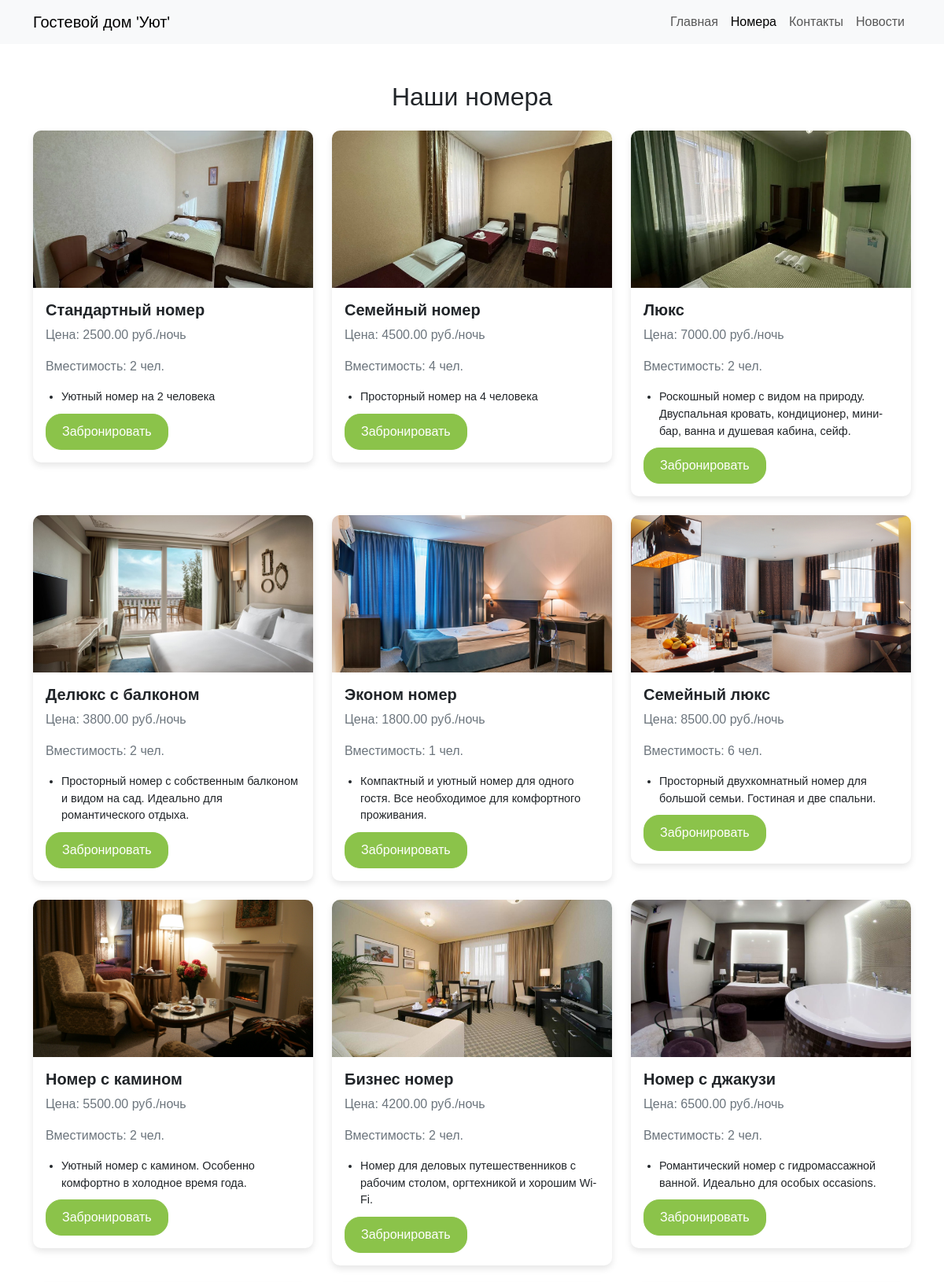
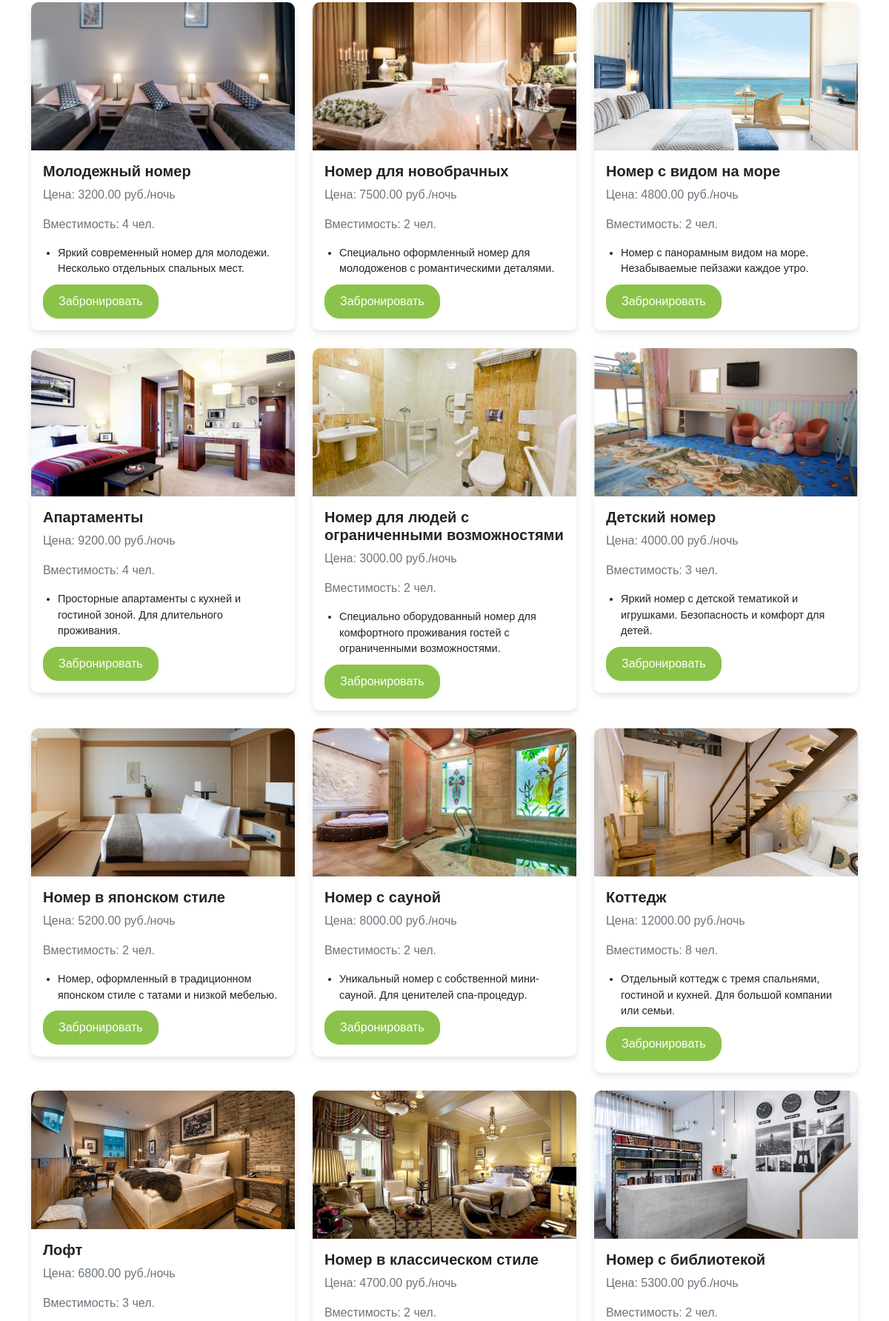
The page /rooms.php (upper part) on the database its author committed (2 pictures, top to bottom).
### tables this page shows
CREATE TABLE `rooms` (
  `id` int(11) NOT NULL,
  `name` varchar(100) NOT NULL,
  `price` decimal(10,2) NOT NULL,
  `capacity` int(11) NOT NULL,
  `description` text,
  `image_url` varchar(255) DEFAULT NULL
);

### rooms.php (the view, shortened to what this page needs)
<?php
include 'db/connect.php';
$rooms = $conn->query("SELECT * FROM rooms");
?>
<!DOCTYPE html>
<html lang="ru">
<head>
    <link href="https://cdn.jsdelivr.net/npm/bootstrap@5.3.0/dist/css/bootstrap.min.css" rel="stylesheet">
    <link href="css/rooms.css" rel="stylesheet">
    <link href="css/chat.css" rel="stylesheet">
</head>
<body>
    <div class="d-flex flex-column min-vh-100">
        <nav class="navbar navbar-expand-lg navbar-light bg-light">
            <div class="container">
                <a class="navbar-brand" href="index.php">Гостевой дом 'Уют'</a>
                <div class="collapse navbar-collapse" id="navbarNav">
                    <ul class="navbar-nav ms-auto">
                        <li class="nav-item">
                            <a class="nav-link" href="index.php">Главная</a>
                        </li>
                        <li class="nav-item">
                            <a class="nav-link active" href="rooms.php">Номера</a>
                        </li>
                        <li class="nav-item">
                            <a class="nav-link" href="contacts.php">Контакты</a>
                        </li>
                        <li class="nav-item">
                            <a class="nav-link" href="news.php">Новости</a>
                        </li>
                    </ul>
                </div>
            </div>
        </nav>
        <main class="flex-grow-1">
            <section class="py-5">
                <div class="container">
                    <h2 class="text-center mb-4">Наши номера</h2>
                    <div class="row">
                        <?php while ($room = $rooms->fetch_assoc()): ?>
                            <div class="col-md-4 mb-4">
                                <div class="card">
                                    <?php
                                    $image_url = $room['image_url'] ?? '';
                                    if ($image_url): ?>
                                        <img src="<?php echo htmlspecialchars($image_url); ?>" class="card-img-top" alt="<?php echo htmlspecialchars($room['name']); ?>">
                                    <?php else: ?>
                                        <div class="card-img-top bg-secondary text-white text-center py-3">Нет изображения</div>
                                    <?php endif; ?>
                                    <div class="card-body">
                                        <h5 class="card-title"><?php echo htmlspecialchars($room['name']); ?></h5>
                                        <p class="card-text">Цена: <?php echo htmlspecialchars($room['price']); ?> руб./ночь</p>
                                        <p class="card-text">Вместимость: <?php echo htmlspecialchars($room['capacity']); ?> чел.</p>
                                        <div class="description-list">
                                            <?php
                                            $description = $room['description'] ?? '';
                                            $description_items = array_filter(explode("\n", $description));
                                            if (!empty($description_items)): ?>
                                                <ul>
                                                    <?php foreach ($description_items as $item): ?>
                                                        <li><?php echo htmlspecialchars(trim($item)); ?></li>
                                                    <?php endforeach; ?>
                                                </ul>
                                            <?php else: ?>
                                                <p class="card-text">Описание: Не указано</p>
                                            <?php endif; ?>
                                        </div>
                                        <a href="booking.php?room_id=<?php echo $room['id']; ?>" class="btn btn-primary">Забронировать</a>
                                    </div>
                                </div>
                            </div>
                        <?php endwhile; ?>
                    </div>
                </div>
            </section>
        </main>
    </div>
</body>
</html>

### css/rooms.css (style rules this page uses)
body { margin: 0; font-family: 'Arial', sans-serif; }
.d-flex { display: flex; flex-direction: column; min-height: 100vh; }
main { flex-grow: 1; }
.card { border: none; border-radius: 10px; box-shadow: 0 4px 8px rgba(0, 0, 0, 0.1); }
.card-img-top { border-top-left-radius: 10px; border-top-right-radius: 10px; max-height: 200px; object-fit: cover; }
.card-title { font-size: 1.25rem; font-weight: 600; }
.card-text { color: #6c757d; }
.btn-primary { background-color: #8bc34a; border-color: #8bc34a; border-radius: 20px; padding: 10px 20px; }

### rooms.php (style rules this page uses)
.description-list { padding-left: 0; margin-bottom: 10px; }
.description-list ul { list-style-type: disc; padding-left: 20px; margin: 0; }
.description-list li { font-size: 0.9em; margin-bottom: 5px; }

### rows shown on the page
rooms: image_url (picture), name "Стандартный номер", price "2500.00", capacity "2", description "Уютный номер на 2 человека"
rooms: image_url (picture), name "Семейный номер", price "4500.00", capacity "4", description "Просторный номер на 4 человека"
rooms: image_url (picture), name "Люкс", price "7000.00", capacity "2", description "Роскошный номер с видом на природу. Двуспальная кровать, кондиционер, мини-бар, ванна и душевая кабина, сейф."
rooms: image_url (picture), name "Делюкс с балконом", price "3800.00", capacity "2", description "Просторный номер с собственным балконом и видом на сад. Идеально для романтического отдыха."
rooms: image_url (picture), name "Эконом номер", price "1800.00", capacity "1", description "Компактный и уютный номер для одного гостя. Все необходимое для комфортного проживания."
rooms: image_url (picture), name "Семейный люкс", price "8500.00", capacity "6", description "Просторный двухкомнатный номер для большой семьи. Гостиная и две спальни."
rooms: image_url (picture), name "Номер с камином", price "5500.00", capacity "2", description "Уютный номер с камином. Особенно комфортно в холодное время года."
rooms: image_url (picture), name "Бизнес номер", price "4200.00", capacity "2", description "Номер для деловых путешественников с рабочим столом, оргтехникой и хорошим Wi-Fi."
rooms: image_url (picture), name "Номер с джакузи", price "6500.00", capacity "2", description "Романтический номер с гидромассажной ванной. Идеально для особых occasions."
rooms: image_url (picture), name "Молодежный номер", price "3200.00", capacity "4", description "Яркий современный номер для молодежи. Несколько отдельных спальных мест."
rooms: image_url (picture), name "Номер для новобрачных", price "7500.00", capacity "2", description "Специально оформленный номер для молодоженов с романтическими деталями."
rooms: image_url (picture), name "Номер с видом на море", price "4800.00", capacity "2", description "Номер с панорамным видом на море. Незабываемые пейзажи каждое утро."
rooms: image_url (picture), name "Апартаменты", price "9200.00", capacity "4", description "Просторные апартаменты с кухней и гостиной зоной. Для длительного проживания."
rooms: image_url (picture), name "Номер для людей с ограниченными возможностями", price "3000.00", capacity "2", description "Специально оборудованный номер для комфортного проживания гостей с ограниченными возможностями."
rooms: image_url (picture), name "Детский номер", price "4000.00", capacity "3", description "Яркий номер с детской тематикой и игрушками. Безопасность и комфорт для детей."
rooms: image_url (picture), name "Номер в японском стиле", price "5200.00", capacity "2", description "Номер, оформленный в традиционном японском стиле с татами и низкой мебелью."
rooms: image_url (picture), name "Номер с сауной", price "8000.00", capacity "2", description "Уникальный номер с собственной мини-сауной. Для ценителей спа-процедур."
rooms: image_url (picture), name "Коттедж", price "12000.00", capacity "8", description "Отдельный коттедж с тремя спальнями, гостиной и кухней. Для большой компании или семьи."
rooms: image_url (picture), name "Лофт", price "6800.00", capacity "3"
rooms: image_url (picture), name "Номер в классическом стиле", price "4700.00", capacity "2"
rooms: image_url (picture), name "Номер с библиотекой", price "5300.00", capacity "2"
